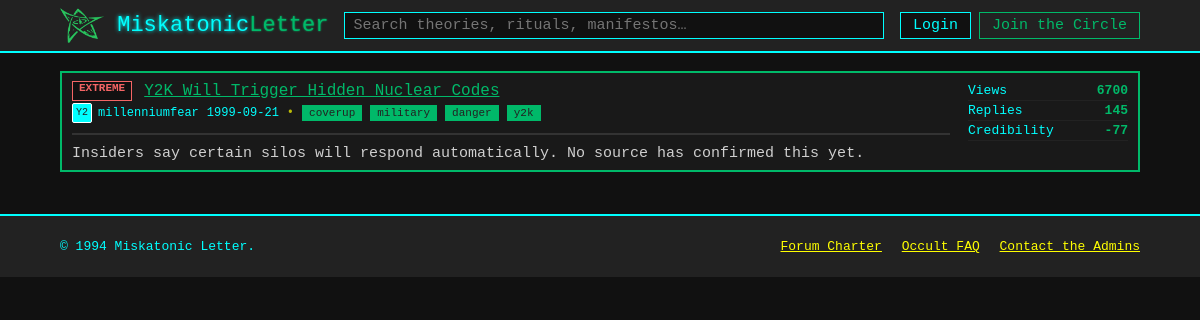
Screenshot of /Posts/65 with the database file from the repository.
### db.py (models this page shows)
class Badges(Base):
    __tablename__    = "Badges"
    badge_id         = Column(Integer,primary_key=True)
    badge_title      = Column(String)
    badge_lable      = Column(String)

class Posts(Base):
    __tablename__    = "Posts"
    post_id          = Column(Integer,primary_key=True,index=True)
    post_title       = Column(String,nullable=False)
    post_exerpt      = Column(String)
    author_id        = Column(Integer,ForeignKey("Users.user_id"),nullable=False)
    post_date        = Column(Date)
    post_views       = Column(Integer,default=0)
    post_replies     = Column(Integer,default=0)
    post_credibility = Column(Integer,default=0)
    post_content     = Column(Text)
    badge_id         = Column(Integer,ForeignKey("Badges.badge_id"))

class Users(Base):
    __tablename__    = "Users"
    user_id          = Column(Integer,primary_key=True,index=True)
    user_avatar      = Column(String(2))
    user_name        = Column(String)

class Tags(Base):
    __tablename__    = "Tags"
    tag_id           = Column(Integer,primary_key=True,index=True)
    tag_lable        = Column(String)

### posts.py (the view)
@router.get("/Posts/{id}", response_class=HTMLResponse)
async def get_post(request: Request, id: str,db:Session = Depends(get_db)):
    post = db.query(Posts).filter(Posts.post_id==id).first()
    serialized_post = serialize_post(post,db)
    return templates.TemplateResponse(
        "post.html",
        {
            "request": request,
            "post": serialized_post,
        }
    )

### templates/post.html (shortened to what this page needs)
<!doctype html>
<html lang="en">
<head>
	<link rel="stylesheet" href="{{ url_for('static', path='styles.css') }}" />
</head>
<body>
	<header class="topbar">
		<div class="container topbar__inner">
			<a class="brand" href="{{ url_for('get_posts') }}">
				<img src="{{ url_for('static', path='imgs/elder-sign.png') }}" alt="" class="brand__logo" aria-hidden="true">
				<span class="brand__name">Miskatonic<span class="accent">Letter</span></span>
			</a>
			<form class="search" action="#" method="get" role="search">
				<input class="search__input" type="search" name="q" placeholder="Search theories, rituals, manifestos…" aria-label="Search" />
			</form>
			<nav class="usernav" aria-label="User">
				<a class="btn btn--ghost" href="#">Login</a>
				<a class="btn btn--primary" href="#">Join the Circle</a>
			</nav>
		</div>
	</header>
	<main class="container layout">
		<section class="content" style="width:100%">
			<div id="post-content">
				{% if post %}
					<article class="thread card" role="article">
					<div class="thread__main">
						<div class="thread__row">
						<span class="badge badge--{{ post.badge.label }}" title="{{ post.badge.title }}">{{ post.badge.label }}</span>
						<span class="thread__title">{{ post.title }}</span>
						</div>
						<div class="thread__meta">
						<span class="author">
							<span class="avatar" aria-hidden="true">{{ post.author.avatar }}</span>
							<span class="author__name">{{ post.author.name }}</span>
						</span>
						<time datetime="{{ post.date }}">{{ post.date }}</time>
						<span class="dot" aria-hidden="true">•</span>
						{% for tag in post.tags %}
							<a href="#" class="tag">{{ tag }}</a>
						{% endfor %}
						</div>
						<hr style="border:1px solid #333;margin:10px 0;">
						<div class="thread__content" style="margin-top:10px;">
						{{ post.content }}
						</div>
					</div>
					<ul class="thread__stats">
						<li><span class="stat__label">Views</span><strong>{{ post.stats.views }}</strong></li>
						<li><span class="stat__label">Replies</span><strong>{{ post.stats.replies }}</strong></li>
						<li><span class="stat__label">Credibility</span><strong>{{ post.stats.credibility }}</strong></li>
					</ul>
					</article>
				{% else %}
					<p>Post not found.</p>
				{% endif %}
				</div>
		</section>
	</main>
	<footer class="footer">
		<div class="container footer__inner">
			<p>© 1994 Miskatonic Letter.</p>
			<nav class="footer__links">
				<a href="#">Forum Charter</a>
				<a href="#">Occult FAQ</a>
				<a href="#">Contact the Admins</a>
			</nav>
		</div>
	</footer>
</body>
</html>

### static/styles.css (style rules this page uses)
body { background: #111; color: #cfcfcf; font-family: 'Courier New', Courier, monospace; font-size: 15px; margin: 0; }
.container { width: 90%; margin: 0 auto; }
.topbar { background: #222; color: #0ff; border-bottom: 2px solid #0ff; padding: 8px 0; }
.topbar__inner { display: flex; align-items: center; justify-content: space-between; }
.brand { font-size: 22px; font-family: 'Courier New', Courier, monospace; color: #0ff; text-shadow: 0 0 4px #0ff; text-decoration: none; }
.accent { color: rgb(0, 185, 105); text-shadow: 0 0 2px rgb(0, 185, 105); }
.search { flex: 1; margin: 0 16px; }
.search__input { width: 100%; padding: 4px 8px; font-family: 'Courier New', Courier, monospace; font-size: 15px; background: #111; color: #0ff; border: 1px solid #0ff; }
.usernav { display: flex; gap: 8px; }
.btn { background: #111; color: #0ff; border: 1px solid #0ff; padding: 4px 12px; font-family: 'Courier New', Courier, monospace; font-size: 15px; text-decoration: none; cursor: pointer; }
.btn--primary { background: #222; color: rgb(0, 185, 105); border: 1px solid rgb(0, 185, 105); }
.layout { display: flex; gap: 24px; margin-top: 18px; }
.content { flex: 1; }
.card { background: #191919; border: 2px solid #0ff; margin-bottom: 18px; padding: 8px 10px; }
.tag { background: #222; color: #0ff; border: 1px solid #0ff; font-size: 12px; padding: 2px 8px; font-family: 'Courier New', Courier, monospace; text-decoration: none; }
.thread { background: #191919; border: 2px solid rgb(0, 185, 105); padding: 8px 10px; display: flex; justify-content: space-between; }
.thread__main { flex: 1; }
.thread__row { display: flex; align-items: center; gap: 8px; margin-bottom: 2px; }
.thread__title { color: rgb(0, 185, 105); font-family: 'Courier New', Courier, monospace; font-size: 16px; text-decoration: underline; }
.thread__meta { display: flex; align-items: center; gap: 8px; color: #0ff; font-size: 12px; }
.thread .tag { background: rgb(0, 185, 105); color: #222; border: 1px solid rgb(0, 185, 105); font-size: 11px; padding: 1px 6px; }
.author { display: flex; align-items: center; gap: 6px; }
.avatar { display: inline-block; width: 18px; height: 18px; background: #0ff; color: #222; font-size: 10px; font-family: 'Courier New', Courier, monospace; text-align: center; border: 1px solid #fff; border-radius: 2px; line-height: 18px; }
.thread__stats { list-style: none; margin: 0; padding: 0 0 0 18px; min-width: 160px; }
.thread__stats li { color: rgb(0, 185, 105); font-family: 'Courier New', Courier, monospace; font-size: 13px; border-bottom: 1px solid #222; padding: 2px 0; display: flex; justify-content: space-between; }
.stat__label { color: #0ff; }
.brand__logo { width: 2em; display: inline-block; vertical-align: middle; }
.badge { display: inline-block; min-width: 34px; height: 18px; padding: 0 6px; border: 1px solid #ff0; background: #222; color: #ff0; font-size: 11px; font-family: 'Courier New', Courier, monospace; font-weight: bold; text-align: center; margin-right: 4px; }
.badge--EXTREME { background: #111; color: #f56565; border-color: #f56565; }
.footer { background: #222; color: #0ff; border-top: 2px solid #0ff; margin-top: 24px; padding: 10px 0; }
.footer__inner { display: flex; align-items: center; justify-content: space-between; font-size: 13px; }
.footer__links a { color: #ff0; text-decoration: underline; margin-left: 12px; font-family: 'Courier New', Courier, monospace; }
.dot { opacity: .7; color: #ff0; }
time { color: #0ff; font-family: 'Courier New', Courier, monospace; }

### rows the page displays
Badges: badge.label "EXTREME"
Posts: title "Y2K Will Trigger Hidden Nuclear Codes", date "1999-09-21", content "Insiders say certain silos will respond automatically. No source has confirmed this yet.", stats.views "6700", stats.credibility "-77"
Users: author.avatar "Y2", author.name "millenniumfear"
Tags: tag_lable "coverup"
Tags: tag_lable "military"
Tags: tag_lable "danger"
Tags: tag_lable "y2k"

### other values shown
{{ post.stats.replies }} "145"
